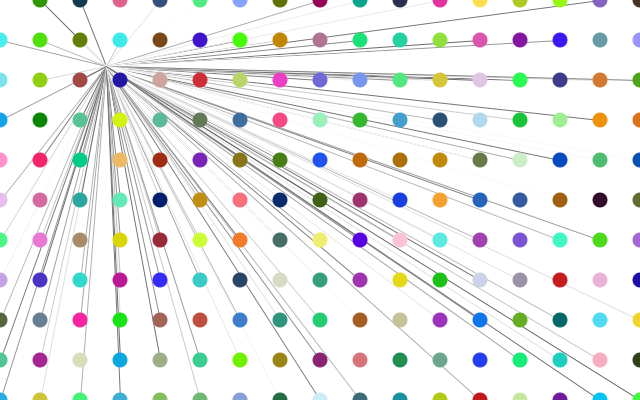
Frame 1 (no input)
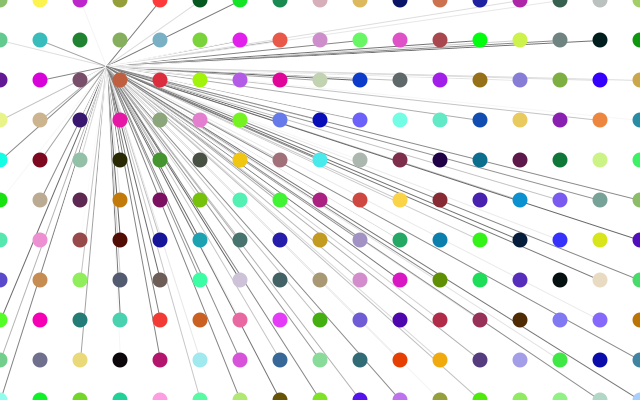
Frame 60 (the mouse pressed at the canvas centre just before this capture)
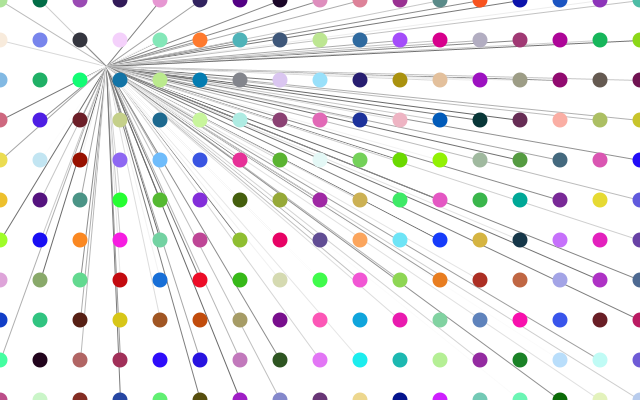
Frame 120 (the mouse held since frame 60 and released just before this capture)

The Processing sketch that drew these frames (run headless with seeded random() and noise(); from frame 60 on, the mouse is pressed at the canvas centre):

// Processing sketch: processing_126182
// ── processing_126182.pde

void setup(){
  size(640,400); 
  smooth();
}

void draw(){
  background(255);
  for(int x=0;x<=width;x+=40){
    for(int y=0;y<=height;y+=40){
      stroke(100+random(255));
      line(x,y,106,66);
    }
  }
    for(int x=0;x<=width;x+=40){
    for(int y=0;y<=height;y+=40){
      noStroke();
      ellipse(x,y,15,15);
      fill(random(255),random(255),random(255));
    }
  }
}
